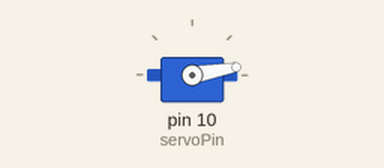
A sketch run on a simulated Arduino Uno, built with avr-gcc and run on an emulated ATmega328P. Parts: servo.

Above: at 0.05 s.
At 6.05 s:
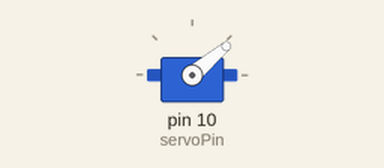
At 10.05 s:
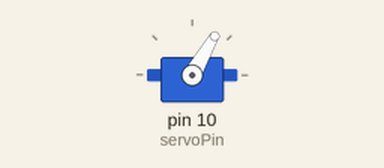
At 10.75 s:
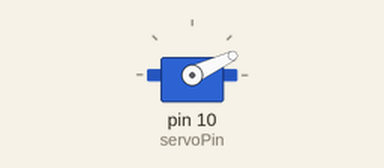
Timing chart, 0 to 14.3 s (numbered marks = the images above):
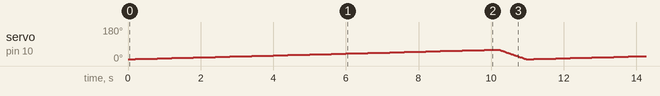

The sketch:

servo_test.ino
```cpp
// Include the Servo library
#include <Servo.h>
// Declare the Servo pin, 9 for servo2 and 10 for servo1
int servoPin = 10;

int pos =0;  // variable to store the servo position

// Create a servo object
Servo Servo1;

void setup() {
  // put your setup code here, to run once:
  Servo1.attach(servoPin);
}

void loop() {
  // put your main code here, to run repeatedly:
  for (pos = 10; pos <= 60; pos += 1) { // goes from 0 degrees to 180 degrees
    // in steps of 1 degree
    Servo1.write(pos);              // tell servo to go to position in variable 'pos'
    delay(200);                       // waits 15ms for the servo to reach the position
  }
  for (pos = 60; pos >= 10; pos -= 1) { // goes from 180 degrees to 0 degrees
    Servo1.write(pos);              // tell servo to go to position in variable 'pos'
    delay(15);                       // waits 15ms for the servo to reach the position
  }
}
```
